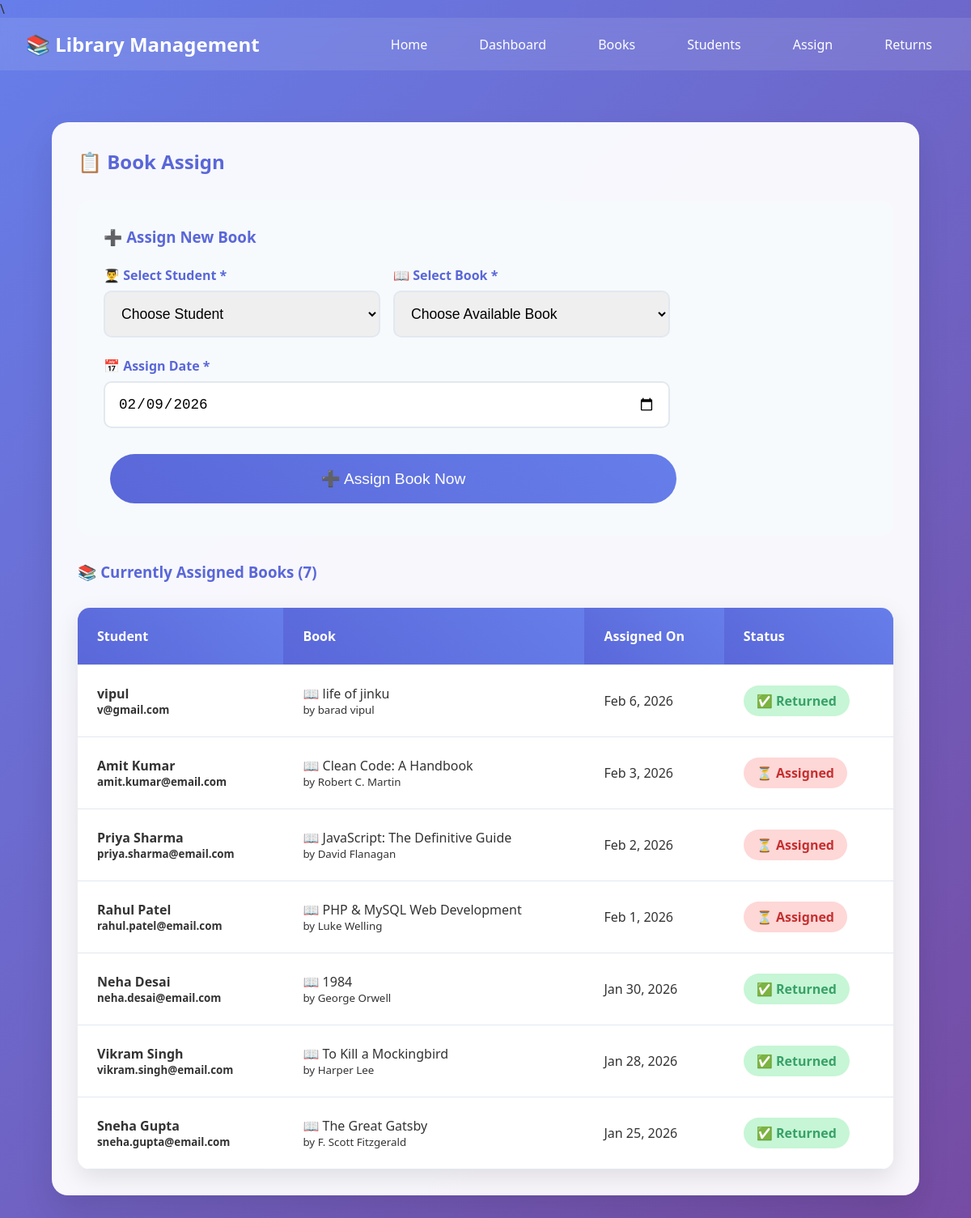
Screenshot of /live/assign.php with the database file from the repository.
### tables this page shows
CREATE TABLE `assignments` (
  `id` int(11) NOT NULL,
  `student_id` int(11) NOT NULL,
  `book_id` int(11) NOT NULL,
  `assign_date` date NOT NULL,
  `status` enum('assigned','returned') DEFAULT 'assigned',
  `return_condition` enum('Excellent','Good','Poor','Damaged') DEFAULT NULL,
  `return_notes` text DEFAULT NULL,
  `return_date` date DEFAULT NULL,
  `created_at` timestamp NOT NULL DEFAULT current_timestamp()
);

CREATE TABLE `students` (
  `id` int(11) NOT NULL,
  `name` varchar(255) NOT NULL,
  `email` varchar(255) DEFAULT NULL,
  `phone` varchar(20) DEFAULT NULL,
  `created_at` timestamp NOT NULL DEFAULT current_timestamp()
);

CREATE TABLE `books` (
  `id` int(11) NOT NULL,
  `title` varchar(255) NOT NULL,
  `author` varchar(255) NOT NULL,
  `isbn` varchar(50) DEFAULT NULL,
  `quantity` int(11) NOT NULL DEFAULT 1,
  `available` int(11) NOT NULL DEFAULT 1,
  `category` varchar(100) NOT NULL,
  `created_at` timestamp NOT NULL DEFAULT current_timestamp()
);

### live/assign.php (the view, shortened to what this page needs)
\<?php
include 'database.php';
include 'header.php';
$stmt = $pdo->query("
    SELECT a.id, a.assign_date, a.status, s.name as student_name, s.email,
           b.title as book_title, b.author
    FROM assignments a
    JOIN students s ON a.student_id = s.id
    JOIN books b ON a.book_id = b.id
    ORDER BY a.assign_date DESC
");
$assignments = $stmt->fetchAll();
?>
<div style="background: rgba(255,255,255,0.95); margin: 2rem; padding: 2rem; border-radius: 20px; box-shadow: 0 20px 40px rgba(0,0,0,0.1);">
    <h2 style="color: #5a67d8;">📋 Book Assign</h2>
    <div style="background: #f7fafc; padding: 2rem; border-radius: 15px; margin: 2rem 0;">
        <h3 style="margin-bottom: 1.5rem; color: #5a67d8;">➕ Assign New Book</h3>
        <form method="POST" style="max-width: 700px;">
            <div class="form-row">
                <div class="form-group">
                    <label>👨‍🎓 Select Student *</label>
                    <select name="student_id" required style="font-size: 1.1rem;">
                        <option value="">Choose Student</option>
                    </select>
                </div>
                <div class="form-group">
                    <label>📖 Select Book *</label>
                    <select name="book_id" required style="font-size: 1.1rem;">
                        <option value="">Choose Available Book</option>
                    </select>
                </div>
            </div>
            <div class="form-group">
                <label>📅 Assign Date *</label>
                <input type="date" name="assign_date" value="<?php echo date('Y-m-d'); ?>" required
                       style="font-size: 1.1rem;">
            </div>
            <button type="submit" class="btn btn-primary" style="width: 100%; font-size: 1.2rem; padding: 1.2rem;">
                ➕ Assign Book Now
            </button>
        </form>
    </div>
    <h3 style="margin: 2rem 0 1rem 0; color: #5a67d8;">📚 Currently Assigned Books (<?php echo count($assignments); ?>)</h3>
    <?php if (!empty($assignments)): ?>
    <table>
        <thead>
            <tr>
                <th>Student</th>
                <th>Book</th>
                <th>Assigned On</th>
                <th>Status</th>
            </tr>
        </thead>
        <tbody>
            <?php foreach ($assignments as $assignment): ?>
            <tr>
                <td style="font-weight: 600;">
                    <?php echo htmlspecialchars($assignment['student_name']); ?><br>
                    <small><?php echo htmlspecialchars($assignment['email']); ?></small>
                </td>
                <td>
                    📖 <?php echo htmlspecialchars($assignment['book_title']); ?><br>
                    <small>by <?php echo htmlspecialchars($assignment['author']); ?></small>
                </td>
                <td><?php echo date('M j, Y', strtotime($assignment['assign_date'])); ?></td>
                <td>
                    <?php if ($assignment['status'] == 'returned'): ?>
                        <span class="status-good" style="padding: 0.5rem 1rem; border-radius: 20px; font-weight: 600;">
                            ✅ Returned
                        </span>
                    <?php else: ?>
                        <span class="status-poor" style="padding: 0.5rem 1rem; border-radius: 20px; font-weight: 600;">
                            ⏳ Assigned
                        </span>
                    <?php endif; ?>
                </td>
            </tr>
            <?php endforeach; ?>
        </tbody>
    </table>
    <?php endif; ?>
</div>
<?php include 'footer.php'; ?>

### live/header.php (style rules this page uses)
* { margin: 0; padding: 0; box-sizing: border-box; }
body { font-family: 'Segoe UI', Tahoma, Geneva, Verdana, sans-serif; background: linear-gradient(135deg, #667eea 0%, #764ba2 100%); min-height: 100vh; color: #333; }
.btn { padding: 1rem 2rem; border: none; border-radius: 50px; font-size: 1.1rem; cursor: pointer; transition: all 0.3s; text-decoration: none; display: inline-block; margin: 0.5rem; }
.btn-primary { background: linear-gradient(45deg, #5a67d8, #667eea); color: white; }
.form-group { margin-bottom: 1.5rem; }
label { display: block; margin-bottom: 0.5rem; font-weight: 600; color: #5a67d8; }
input, select, textarea { width: 100%; padding: 1rem; border: 2px solid #e2e8f0; border-radius: 10px; font-size: 1rem; transition: border-color 0.3s; }
.form-row { display: grid; grid-template-columns: 1fr 1fr; gap: 1rem; }
table { width: 100%; border-collapse: collapse; margin-top: 2rem; background: white; border-radius: 15px; overflow: hidden; box-shadow: 0 10px 30px rgba(0,0,0,0.1); }
th, td { padding: 1.5rem; text-align: left; border-bottom: 1px solid #e2e8f0; }
th { background: linear-gradient(45deg, #5a67d8, #667eea); color: white; font-weight: 600; }
.status-poor { background: #fed7d7; color: #c53030; }
.status-good { background: #c6f6d5; color: #38a169; }

### rows the page displays
assignments: student.name "vipul", student.email "v@gmail.com", book.title "life of jinku", book.author "barad vipul", assign_date "Feb 6, 2026", status "✅ Returned"
assignments: student.name "Amit Kumar", student.email "amit.kumar@email.com", book.title "Clean Code: A Handbook", book.author "Robert C. Martin", assign_date "Feb 3, 2026", status "⏳ Assigned"
assignments: student.name "Priya Sharma", student.email "priya.sharma@email.com", book.title "JavaScript: The Definitive Guide", book.author "David Flanagan", assign_date "Feb 2, 2026", status "⏳ Assigned"
assignments: student.name "Rahul Patel", student.email "rahul.patel@email.com", book.title "PHP & MySQL Web Development", book.author "Luke Welling", assign_date "Feb 1, 2026", status "⏳ Assigned"
assignments: student.name "Neha Desai", student.email "neha.desai@email.com", book.title "1984", book.author "George Orwell", assign_date "Jan 30, 2026", status "✅ Returned"
assignments: student.name "Vikram Singh", student.email "vikram.singh@email.com", book.title "To Kill a Mockingbird", book.author "Harper Lee", assign_date "Jan 28, 2026", status "✅ Returned"
assignments: student.name "Sneha Gupta", student.email "sneha.gupta@email.com", book.title "The Great Gatsby", book.author "F. Scott Fitzgerald", assign_date "Jan 25, 2026", status "✅ Returned"

### other values shown
count($assignments) "7"
